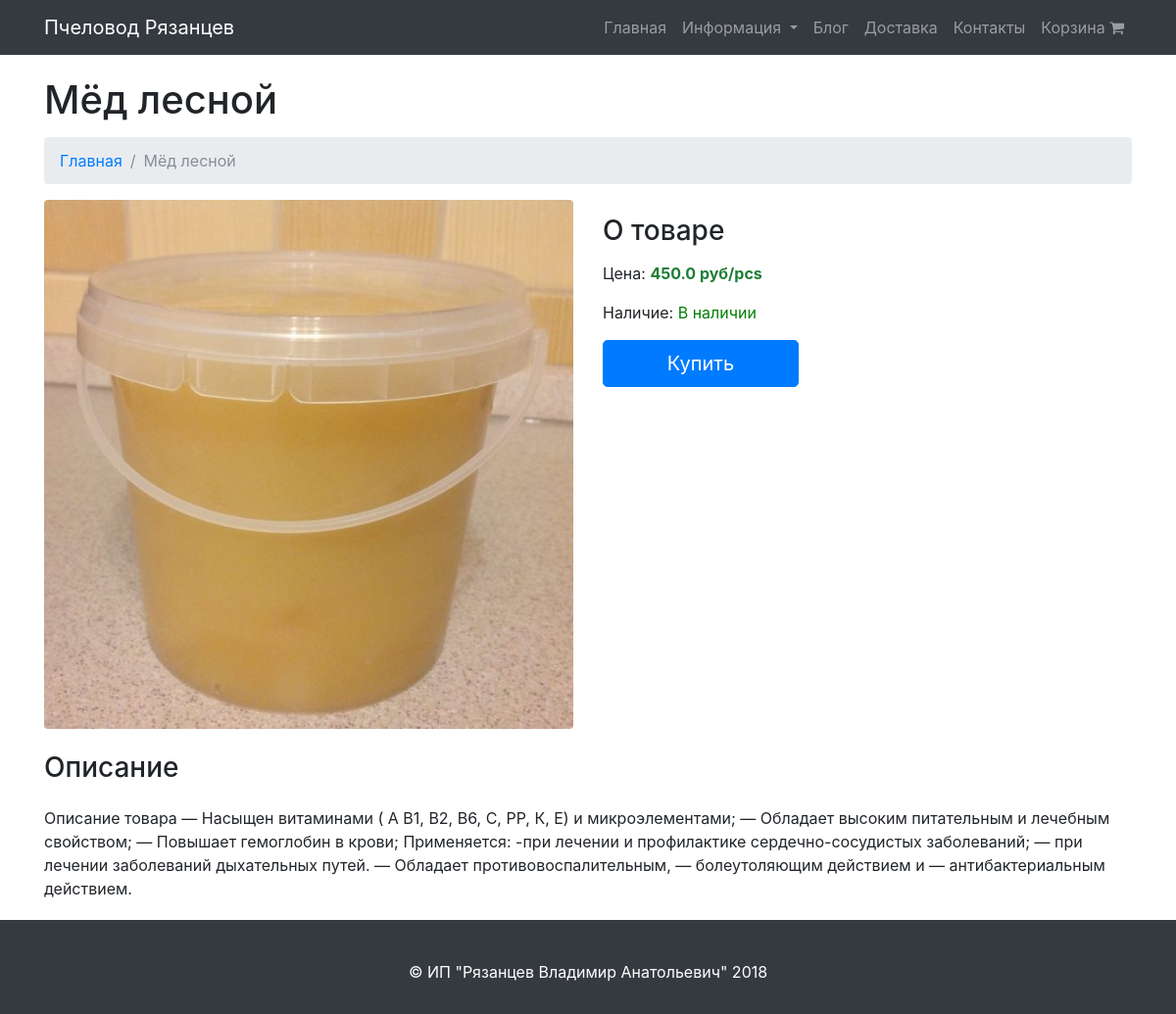
Before: /product/2/ with the older database file.
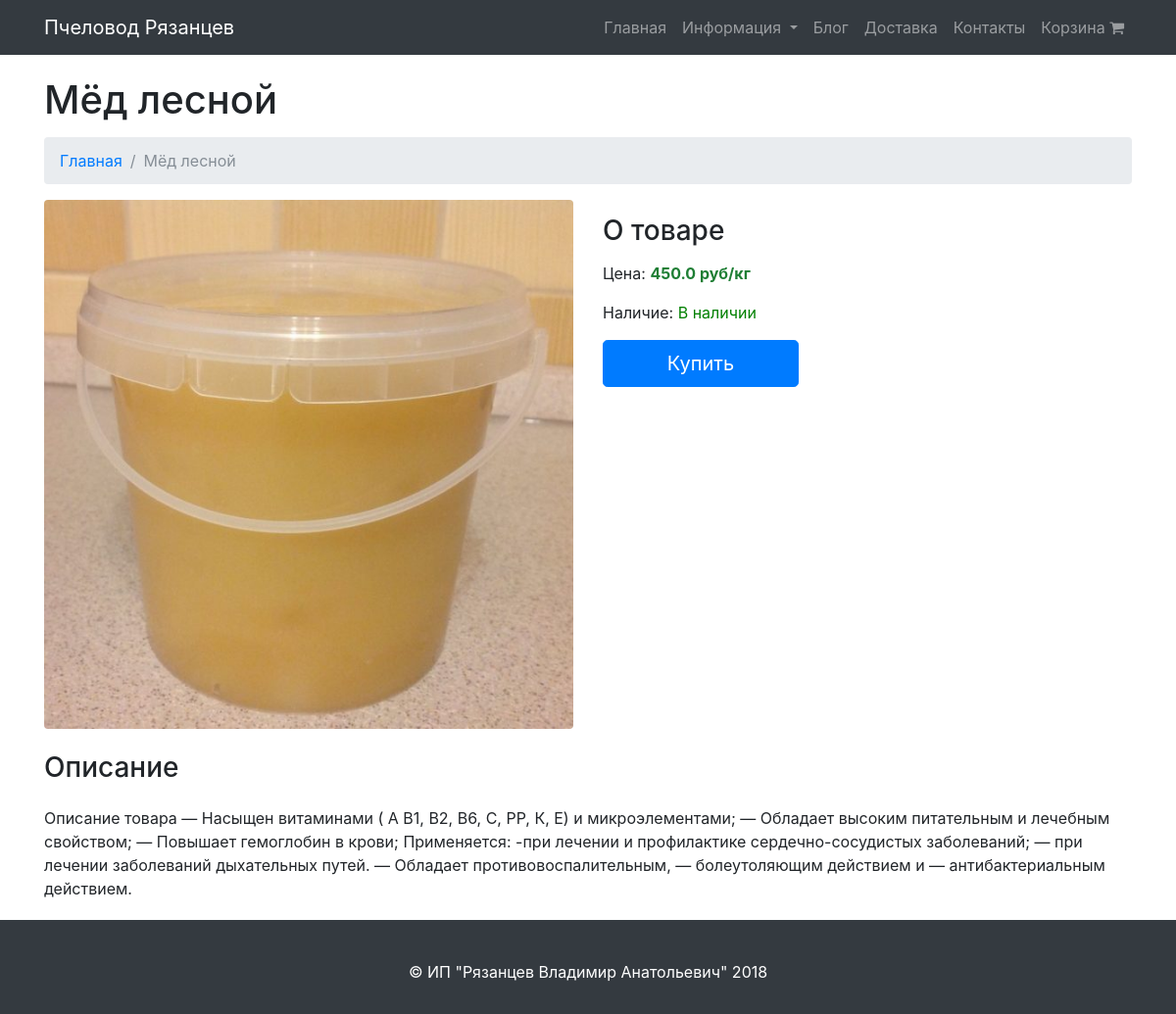
After: the same page with the newer database file.
### store/models.py (models this page shows, shortened)
class Product(models.Model):
    kg = u'кг'
    pcs = u'шт'
    measure_classifier = (
        (kg, 'кг'),
        (pcs, 'шт'),
    )
    photo = models.ImageField(upload_to="images")
    name = models.CharField(max_length=500)
    short_description = models.TextField()
    description = models.TextField()
    price = models.FloatField()
    measure = models.CharField(max_length=10, choices=measure_classifier, default=kg)
    in_stock = models.BooleanField(default=True)
    is_show = models.BooleanField(default=True)
    order_number = models.IntegerField(default=0)
    update_date = models.DateTimeField(default=timezone.now)

### store/views.py (the view)
# urls.py: url(r'^product/(?P<id>\d+)/$', views.product, name='product'),
def product(request, id):
    product = Product.objects.get(id=id)
    cart_item_list = get_cart_item_list(request)
    return render(
        request,
        "store/product.html",
        {
            "product": product,
            "cart_size": len(cart_item_list)
        }
    )

### store/views.py (called while the page is built)
def get_cart_item_list(request):
    if not request.session.session_key:
        request.session.save()
    cart = Cart.objects.get_or_create(session_key=request.session.session_key)[0]
    return CartItem.objects.filter(cart=cart)

### templates/store/product.html (shortened to what this page needs)
{% extends "base.html" %}
{% block content %}
    <div class="container">
        <h1 class="mt-4 mb-3">{{ product.name }}
        </h1>
        <ol class="breadcrumb">
            <li class="breadcrumb-item">
                <a href="{% url "index" %}">Главная</a>
            </li>
            <li class="breadcrumb-item active">{{ product.name }}</li>
        </ol>
        <div class="row">
            <div class="col-md-6">
                <img class="rounded" width="100%" src="{{ product.photo.url }}">
            </div>
            <div class="col-md-6">
                <h3 class="my-3">О товаре</h3>
                <p>Цена: <b style="color: #1e7e34">{{ product.price }} руб/{{ product.measure }}</b></p>
                <p>Наличие: {% if product.in_stock %}
                    <span style="color: green; ">В наличии</span>
                {% else %}
                    <span style="color: red; ">Нет в наличии</span>
                {% endif %}
                </p>
                <a href="" class="btn btn-primary btn-lg" style="width: 200px" data-toggle="modal"
                       data-target="#buyProductModal">Купить</a>
            </div>
        </div>
        <h3 class="my-4">Описание</h3>
        <div class="row">
            <div class="col-md-12">
                <p>{{ product.description|safe }}</p>
            </div>
        </div>
    </div>
{% endblock %}

### templates/base.html (shortened to what this page needs)
{% load staticfiles %}
<!DOCTYPE html>
<html lang="en">
<head>
    <link href="{% static "css/bootstrap.min.css" %}" rel="stylesheet">
    <link href="{% static "css/modern-business.css" %}" rel="stylesheet">
    <link href="{% static "css/font-awesome.min.css" %}" rel="stylesheet">
    <link href="{% static "css/style.css" %}" rel="stylesheet">
</head>
<body>
<nav class="navbar fixed-top navbar-expand-lg navbar-dark bg-dark">
    <div class="container">
        <a class="navbar-brand" href="/">Пчеловод Рязанцев</a>
        <div class="collapse navbar-collapse" id="navbarResponsive">
            <ul class="navbar-nav ml-auto">
                <li class="nav-item">
                    <a class="nav-link" href="/">Главная</a>
                </li>
                <li class="nav-item dropdown">
                    <a class="nav-link dropdown-toggle" href="{% url "about" %}" id="navbarDropdownInfo"
                       data-toggle="dropdown" aria-haspopup="true" aria-expanded="false">
                        Информация
                    </a>
                </li>
                <li class="nav-item">
                    <a class="nav-link" href="{% url "blog" %}">Блог</a>
                </li>
                <li class="nav-item">
                    <a class="nav-link" href="{% url "delivery" %}">Доставка</a>
                </li>
                <li class="nav-item">
                    <a class="nav-link" href="{% url "contacts" %}">Контакты</a>
                </li>
                <li class="nav-item">
                    <a class="nav-link" href="{% url "cart" %}">
                        Корзина <i class="fa fa-shopping-cart" aria-hidden="true"></i>
                    </a>
                </li>
            </ul>
        </div>
    </div>
</nav>
{% block content %}{% endblock content %}
<footer class="footer py-5 bg-dark">
    <div class="container">
        <p class="m-0 text-center text-white">&copy; ИП "Рязанцев Владимир Анатольевич" 2018</p>
    </div>
</footer>
</body>
</html>

### static/css/modern-business.css (style rules this page uses)
body { padding-top: 54px; }
@media (min-width: 992px) { body { padding-top: 56px; } }

### static/css/style.css (style rules this page uses)
html { position: relative; min-height: 100%; }
body { margin-bottom: 100px; }
.footer { position: absolute; bottom: 0; width: 100%; height: 10px; line-height: 10px; background-color: #f5f5f5; }

Changed rows visible on the page:
changed Product "Мёд лесной": measure "pcs" → "кг"
